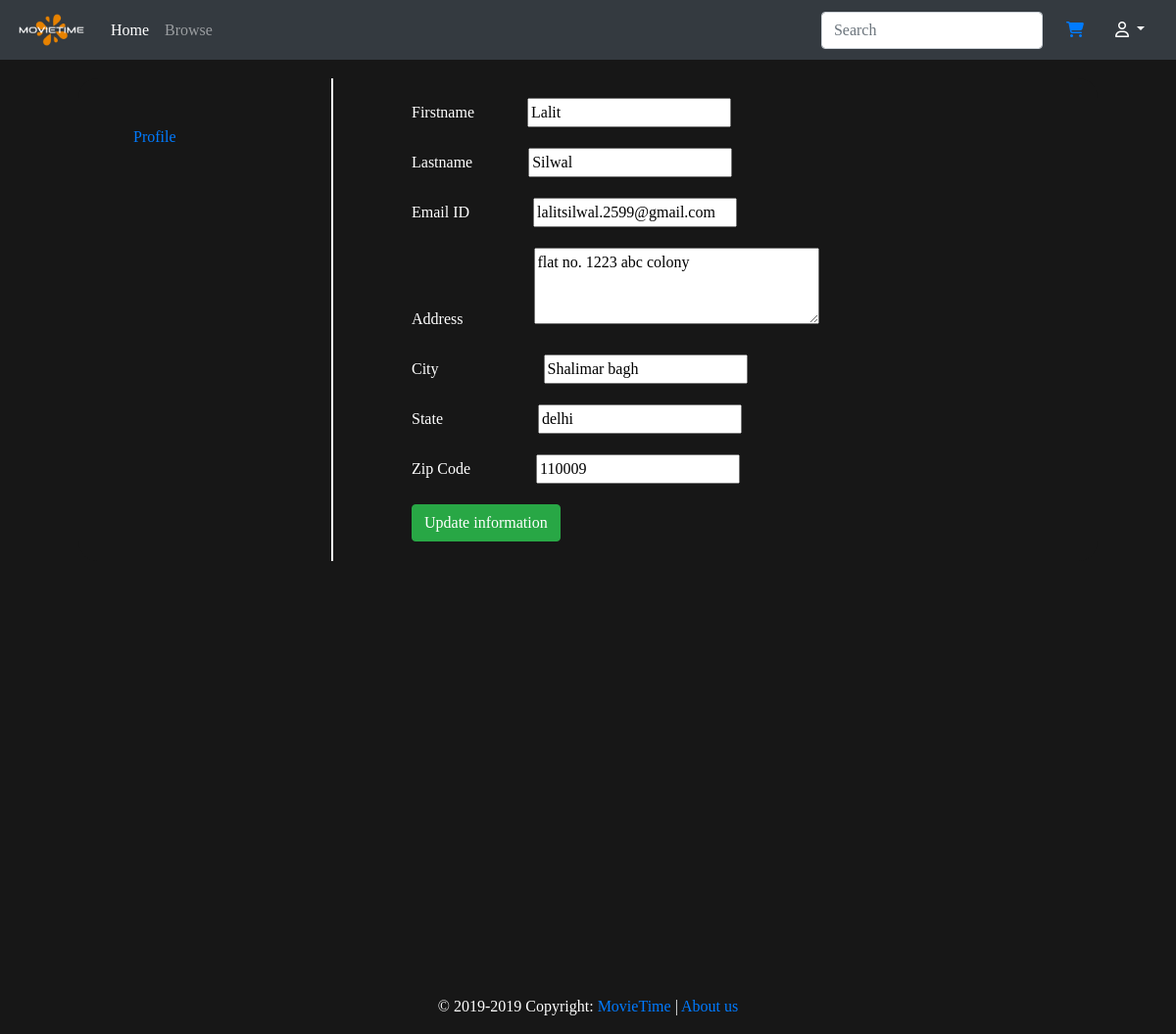
Screenshot of /MovieTime/profile.php (signed in) with the database file from the repository.
### tables this page shows
CREATE TABLE `USERS` (
  `ID` int(255) NOT NULL,
  `FIRSTNAME` varchar(255) NOT NULL,
  `LASTNAME` varchar(255) NOT NULL,
  `EMAIL` varchar(255) NOT NULL,
  `PASSWORD` varchar(255) NOT NULL,
  `ADDRESS` varchar(255) DEFAULT NULL,
  `CARDNUMBER` int(255) DEFAULT NULL,
  `CITY` varchar(20) DEFAULT NULL,
  `STATE` varchar(20) DEFAULT NULL,
  `ZIP_CODE` int(20) DEFAULT NULL
);

### MovieTime/profile.php (the view, shortened to what this page needs)
<?php
include("/srv/http/MovieTime/include/connection.php");
include("/srv/http/MovieTime/include/header.php");
$userID = $_SESSION["id"];
$result = $conn->query("SELECT * FROM USERS WHERE ID = '$userID'");
$row = $result->fetch_assoc();
?>
<section class="wrapper profile">
    <div class="card mb-3" style="max-width: 100%; border:none;">
        <div class="row no-gutters">
            <div class="col-md-3" style="padding:40px; border-right:2px solid white;">
                <nav class="nav flex-column">
                    <a href="" class="nav-link">Profile</a>
                </nav>
            </div>
            <div class="col-md-9">
                <div class="card-body" style="padding-left: 80px;">
                    <form action="<?php echo htmlspecialchars($_SERVER['PHP_SELF']); ?>" method="POST">
                        <p>
                            <label for="" style="display:inline-block;">Firstname</label>
                            <input type="text" name="firstname" style="margin-left:50px;" value="<?php echo $row['FIRSTNAME']; ?>">
                        </p>
                        <p>
                            <label for="">Lastname</label>
                            <input type="text" name="lastname" style="margin-left:53px;" value="<?php echo $row['LASTNAME']; ?>">
                        </p>
                        <p>
                            <label for="email">Email ID</label>
                            <input type="text" name="email" style="margin-left:61px;" value="<?php echo $row['EMAIL']; ?>">
                        </p>
                        <p>
                            <label for="">Address</label>
                            <textarea name="address" cols="30" rows="3" style="margin-left:69px;"><?php echo $row['ADDRESS']; ?></textarea>
                        </p>
                        <p>
                            <label for="">City</label>
                            <input type="text" name="city" style="margin-left:103px;" value="<?php echo $row['CITY']; ?>"></p>
                        <p>
                            <label for="">State</label>
                            <input type="text" name="state" style="margin-left:93px;" value="<?php echo $row['STATE']; ?>">
                        </p>
                        <p>
                            <label for="">Zip Code</label>
                            <input type="number" name="zip" style="margin-left:63px;" value="<?php echo $row['ZIP_CODE']; ?>">
                        </p>
                        <button type="submit" class="btn btn-success">Update information</button>
                    </form>
                </div>
            </div>
        </div>
    </div>
</section>
<?php include("/srv/http/MovieTime/include/footer.php"); ?>

### MovieTime/style.css (style rules this page uses)
html, body { height: 100%; width: 100%; font-family: "Montserrat"; background-color: rgb(23, 23, 23); color: rgb(255, 255, 255); }
.wrapper { padding-left: 80px; padding-right: 80px; min-height: 100%; }
.card { border: 4px solid white; border-radius: 20px; }
.row { display: flex; flex-wrap: wrap; }
.row > div[class*='col-'] { display: flex; }
.profile { margin-top: 80px; }
.card { background-color: rgb(23, 23, 23); }

### rows the page displays
users: firstname "Lalit", lastname "Silwal", email "lalitsilwal.2599@gmail.com", address "flat no. 1223 abc colony", city "Shalimar bagh", state "delhi", zip "110009"
